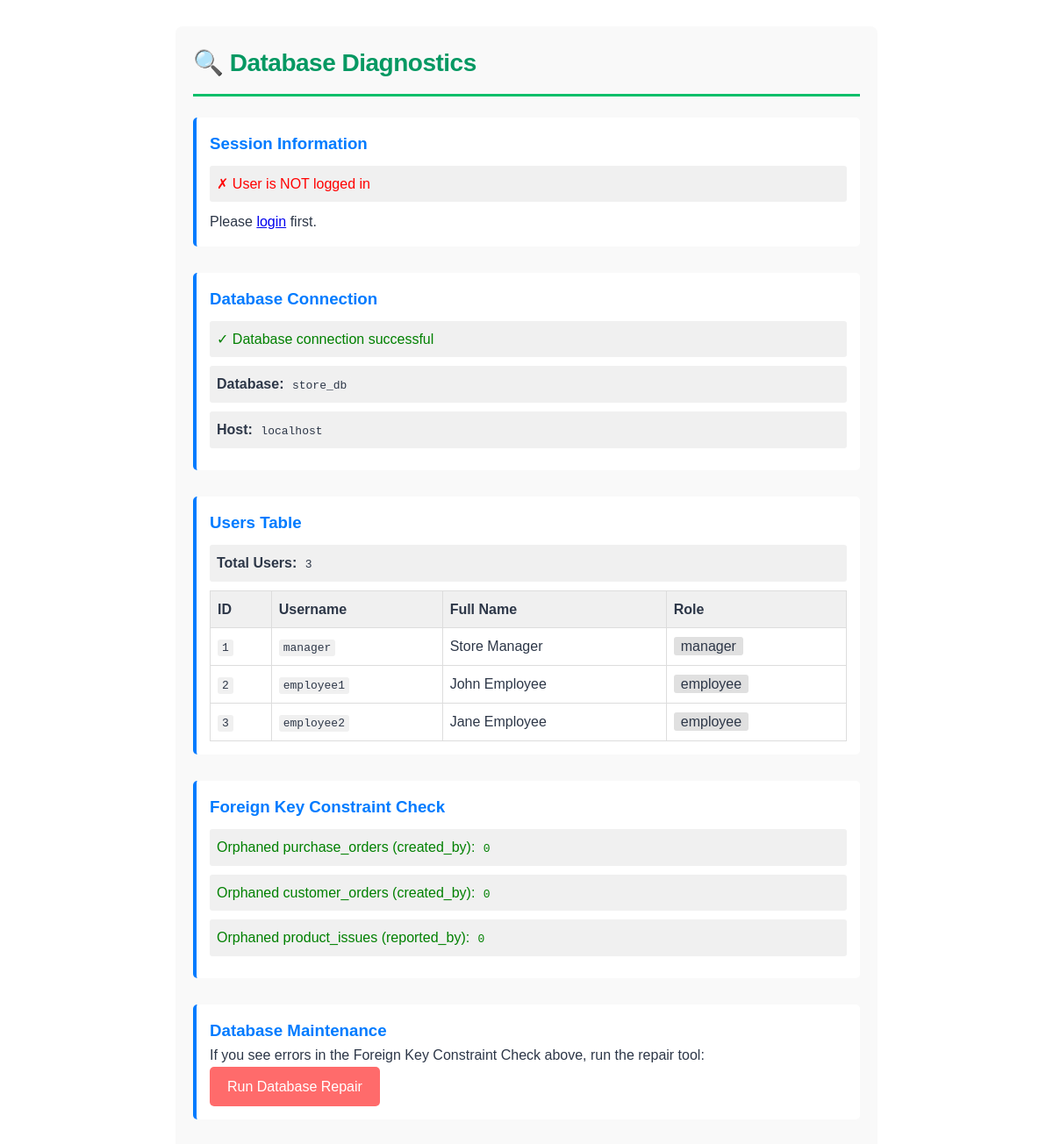
The page /diagnostics.php on the database its author committed.
### tables this page shows
CREATE TABLE `users` (
  `user_id` int(11) NOT NULL AUTO_INCREMENT PRIMARY KEY,
  `username` varchar(100) NOT NULL UNIQUE,
  `password` varchar(255) NOT NULL,
  `full_name` varchar(255) NOT NULL,
  `role` enum('employee','manager') NOT NULL DEFAULT 'employee',
  `created_at` timestamp NOT NULL DEFAULT current_timestamp(),
  `updated_at` timestamp NOT NULL DEFAULT current_timestamp() ON UPDATE current_timestamp()
);

### auth.php (called while the page is built, shortened)
<?php
function isLoggedIn() {
    return isset($_SESSION['user_id']) && isset($_SESSION['username']);
}
?>

### diagnostics.php (the view, shortened to what this page needs)
<?php
require_once 'auth.php';
$logged_in = isLoggedIn();
?>
<!DOCTYPE html>
<html lang="en">
<head>
    <link rel="stylesheet" href="style.css">
</head>
<body>
    <div class="diagnostic-container">
        <h1>🔍 Database Diagnostics</h1>
        <div class="diagnostic-section">
            <h3>Session Information</h3>
            <?php if ($logged_in): ?>
                <div class="diagnostic-item success">
                    ✓ User is logged in
                </div>
                <div class="diagnostic-item">
                    <strong>Session User ID:</strong> <code><?php echo htmlspecialchars($_SESSION['user_id']); ?></code>
                </div>
                <div class="diagnostic-item">
                    <strong>Session Username:</strong> <code><?php echo htmlspecialchars($_SESSION['username']); ?></code>
                </div>
                <div class="diagnostic-item">
                    <strong>Session Full Name:</strong> <code><?php echo htmlspecialchars($_SESSION['full_name']); ?></code>
                </div>
                <div class="diagnostic-item">
                    <strong>Session Role:</strong> <code><?php echo htmlspecialchars($_SESSION['role']); ?></code>
                </div>
            <?php else: ?>
                <div class="diagnostic-item error">
                    ✗ User is NOT logged in
                </div>
                <p>Please <a href="login.php">login</a> first.</p>
            <?php endif; ?>
        </div>
        <div class="diagnostic-section">
            <h3>Database Connection</h3>
            <?php
            $conn = getDBConnection();
            if ($conn):
            ?>
                <div class="diagnostic-item success">
                    ✓ Database connection successful
                </div>
                <div class="diagnostic-item">
                    <strong>Database:</strong> <code><?php echo DB_NAME; ?></code>
                </div>
                <div class="diagnostic-item">
                    <strong>Host:</strong> <code><?php echo DB_HOST; ?></code>
                </div>
            <?php else: ?>
                <div class="diagnostic-item error">
                    ✗ Database connection failed
                </div>
            <?php endif; ?>
        </div>
        <div class="diagnostic-section">
            <h3>Users Table</h3>
            <?php if ($conn):
                $result = $conn->query("SELECT COUNT(*) as count FROM users");
                $row = $result->fetch_assoc();
            ?>
                <div class="diagnostic-item">
                    <strong>Total Users:</strong> <code><?php echo $row['count']; ?></code>
                </div>
                <table style="width: 100%; border-collapse: collapse; margin-top: 10px;">
                    <thead>
                        <tr style="background: #f0f0f0;">
                            <th style="border: 1px solid #ddd; padding: 8px; text-align: left;">ID</th>
                            <th style="border: 1px solid #ddd; padding: 8px; text-align: left;">Username</th>
                            <th style="border: 1px solid #ddd; padding: 8px; text-align: left;">Full Name</th>
                            <th style="border: 1px solid #ddd; padding: 8px; text-align: left;">Role</th>
                        </tr>
                    </thead>
                    <tbody>
                        <?php
                        $result = $conn->query("SELECT user_id, username, full_name, role FROM users ORDER BY user_id");
                        while ($row = $result->fetch_assoc()):
                        ?>
                            <tr>
                                <td style="border: 1px solid #ddd; padding: 8px;"><code><?php echo $row['user_id']; ?></code></td>
                                <td style="border: 1px solid #ddd; padding: 8px;"><code><?php echo htmlspecialchars($row['username']); ?></code></td>
                                <td style="border: 1px solid #ddd; padding: 8px;"><?php echo htmlspecialchars($row['full_name']); ?></td>
                                <td style="border: 1px solid #ddd; padding: 8px;"><span style="padding: 2px 8px; background: #e0e0e0; border-radius: 3px;"><?php echo htmlspecialchars($row['role']); ?></span></td>
                            </tr>
                        <?php endwhile; ?>
                    </tbody>
                </table>
            <?php endif; ?>
        </div>
        <div class="diagnostic-section">
            <h3>Foreign Key Constraint Check</h3>
            <?php if ($conn):
                $orphaned_po = $conn->query("SELECT COUNT(*) as count FROM purchase_orders WHERE created_by NOT IN (SELECT user_id FROM users)");
                $orphaned_po_row = $orphaned_po->fetch_assoc();
                $orphaned_co = $conn->query("SELECT COUNT(*) as count FROM customer_orders WHERE created_by NOT IN (SELECT user_id FROM users)");
                $orphaned_co_row = $orphaned_co->fetch_assoc();
                $orphaned_pi = $conn->query("SELECT COUNT(*) as count FROM product_issues WHERE reported_by NOT IN (SELECT user_id FROM users)");
                $orphaned_pi_row = $orphaned_pi->fetch_assoc();
            ?>
                <div class="diagnostic-item <?php echo $orphaned_po_row['count'] > 0 ? 'error' : 'success'; ?>">
                    Orphaned purchase_orders (created_by):
                    <code><?php echo $orphaned_po_row['count']; ?></code>
                </div>
                <div class="diagnostic-item <?php echo $orphaned_co_row['count'] > 0 ? 'error' : 'success'; ?>">
                    Orphaned customer_orders (created_by):
                    <code><?php echo $orphaned_co_row['count']; ?></code>
                </div>
                <div class="diagnostic-item <?php echo $orphaned_pi_row['count'] > 0 ? 'error' : 'success'; ?>">
                    Orphaned product_issues (reported_by):
                    <code><?php echo $orphaned_pi_row['count']; ?></code>
                </div>
            <?php endif; ?>
        </div>
        <div class="diagnostic-section">
            <h3>Database Maintenance</h3>
            <p>If you see errors in the Foreign Key Constraint Check above, run the repair tool:</p>
            <a href="repair_db.php" style="display: inline-block; padding: 10px 20px; background: #ff6b6b; color: white; text-decoration: none; border-radius: 5px; cursor: pointer;">Run Database Repair</a>
        </div>
    </div>
</body>
</html>

### style.css (style rules this page uses)
* { margin: 0; padding: 0; box-sizing: border-box; }
:root { --color-primary: #0bbf6a; --color-primary-light: #22d485; --color-primary-dark: #059862; --color-secondary: #5c6676; --color-secondary-dark: #434b5c; --color-accent: #9ce7c4; }
body { font-family: 'Segoe UI', Tahoma, Geneva, Verdana, sans-serif; background: #ffffff; color: #2d3748; line-height: 1.6; min-height: 100vh; }
h1 { color: var(--color-primary-dark); margin-bottom: 24px; border-bottom: 3px solid var(--color-primary); padding-bottom: 12px; font-weight: 600; text-transform: none; letter-spacing: -0.5px; font-size: 28px; }

### diagnostics.php (style rules this page uses)
.diagnostic-container { max-width: 800px; margin: 30px auto; padding: 20px; background: #f9f9f9; border-radius: 8px; font-family: Arial, sans-serif; }
.diagnostic-section { margin-bottom: 30px; padding: 15px; background: white; border-radius: 5px; border-left: 4px solid #007bff; }
.diagnostic-section h3 { margin-top: 0; color: #007bff; }
.diagnostic-item { margin: 10px 0; padding: 8px; background: #f0f0f0; border-radius: 3px; }
.success { color: green; }
.error { color: red; }
code { background: #f0f0f0; padding: 2px 5px; border-radius: 3px; font-family: monospace; }

### rows shown on the page
users: user_id "1", username "manager", full_name "Store Manager", role "manager"
users: user_id "2", username "employee1", full_name "John Employee", role "employee"
users: user_id "3", username "employee2", full_name "Jane Employee", role "employee"

### other values the page prints
DB_NAME "store_db"
DB_HOST "localhost"
$row['count'] "3"
$orphaned_po_row['count'] "0"
$orphaned_co_row['count'] "0"
$orphaned_pi_row['count'] "0"
